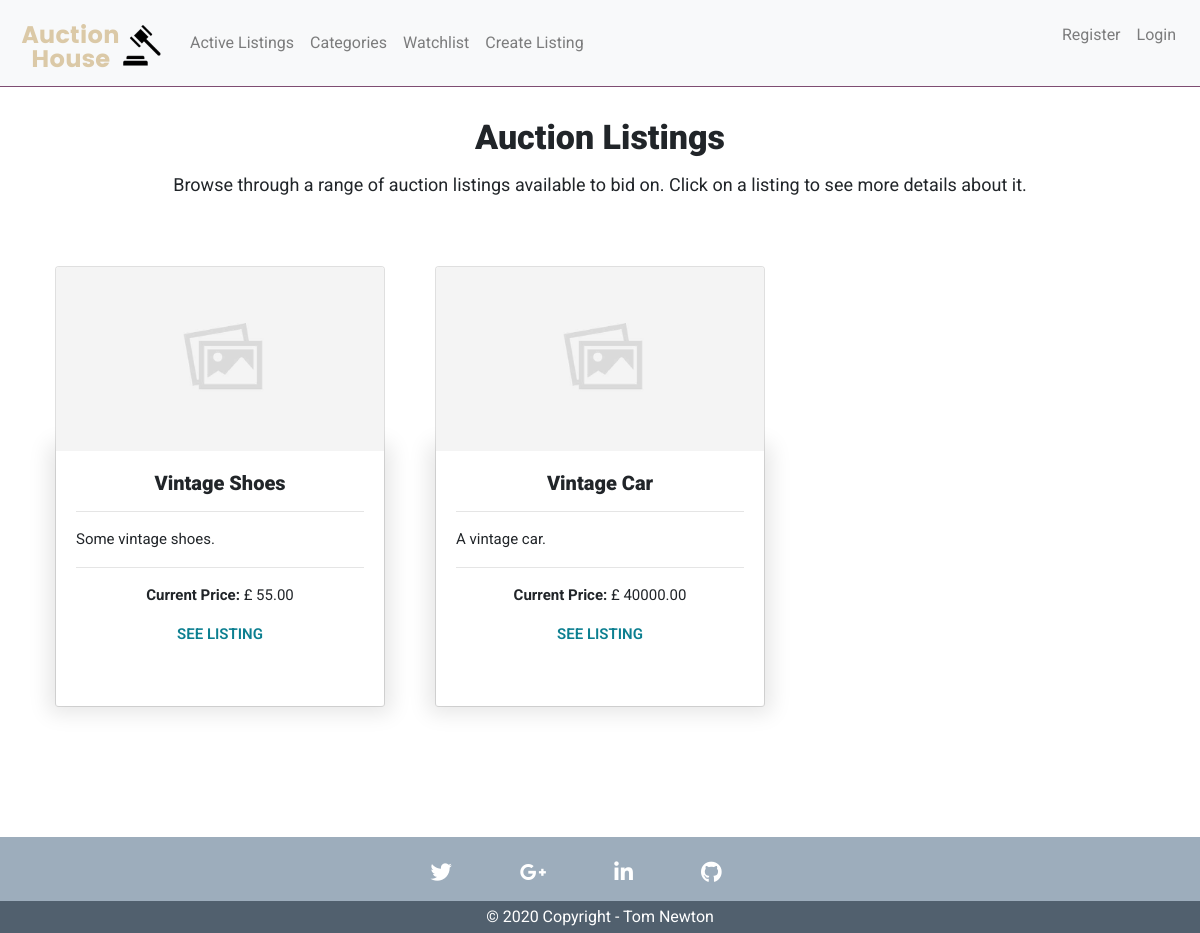
The app's page /, older data.
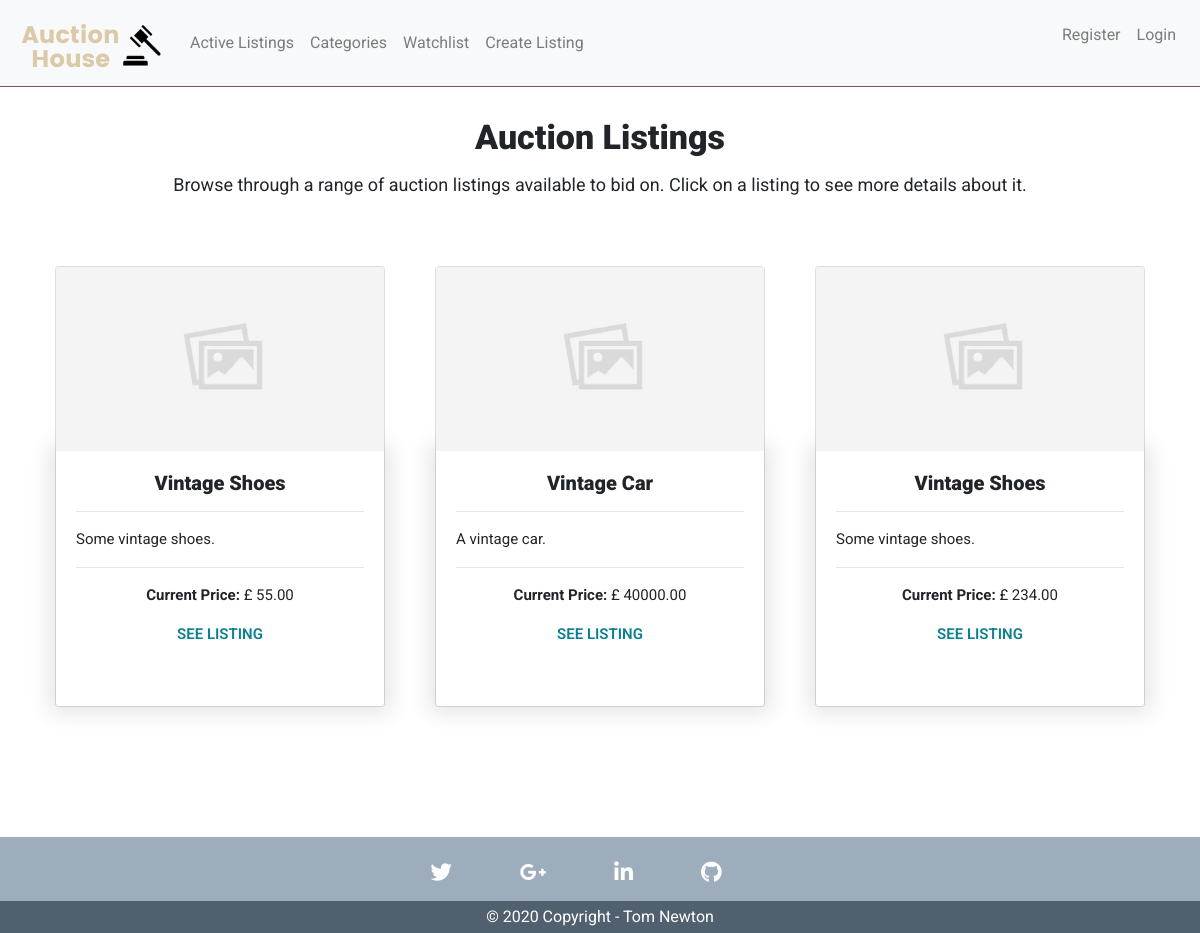
The same page, newer data.
### auctions/models.py (models this page shows, shortened)
class Auction(models.Model):
    user = models.ForeignKey(User, on_delete=models.CASCADE, default=None)
    title = models.CharField(max_length=120)
    description = models.TextField(max_length=220, null=True)
    image_url = models.URLField(max_length=600, default=None)
    category = models.CharField(max_length=120, default='uncategorised')
    price = models.DecimalField(decimal_places=2, max_digits=10000, default=None)
    date = models.DateTimeField(auto_now_add=True)
    end_date = models.DateField()
    status = models.CharField(max_length=6, default="Open")
    highest_bid = models.DecimalField(decimal_places=2, max_digits=10000, null=True, default=0)
    highest_bidder = models.CharField(max_length=200, null=True)

### auctions/views.py (the view)
# urls.py: path("", views.index, name="index"),
def index(request):
    auctions = Auction.objects.all()
    context = {
        'auctions': auctions,
    }
    return render(request, "auctions/index.html", context)

### auctions/templates/auctions/index.html (shortened to what this page needs)
{% extends "auctions/layout.html" %}
{% load static %}
{% block body %}
<section id="auction_listings">
    <div class="title">
        <h1>Auction Listings</h1>
        <p>Browse through a range of auction listings available to bid on. Click on a listing to see more details about it.</p>
    </div>
    <div class="container my-container">
        <div class="row my-row mt-5 mb-5">
            {% for auction in auctions %}
            <div class="col-md-4 col-sm-6 my-col mb-5">
                <div class="card text-center h-100">
                    <div class="embed-responsive embed-responsive-16by9">
                        <img alt="Card image cap" class="card-img-top embed-responsive-item" src="{{auction.image_url}}" onerror="this.onerror=null;this.src='{% static "auctions/images/placeholderimage.png" %}';" alt="">
                     </div>
                    <div class="card-body">
                      <h4 class="card-title">{{auction.title}}</h4>
                      <hr>
                      <p class="card-text text-justify">{{auction.description}}</p>
                      <hr>
                      <p class="card-text"><b>Current Price: </b>£
                      {% if auction.price > auction.highest_bid%}
                        {{ auction.price }}
                        {% else %}
                            {{ auction.highest_bid }}
                        {% endif %}
                        </p>
                        <a class="stretched-link" href="{% url 'listing' auction.id %}">SEE LISTING</a>
                    </div>
                </div>
            </div>
            {% endfor %}
    </div>
</section>
{% endblock %}

Row changes from the older to the newer data that the page shows:
added Auction: title "Vintage Shoes", description "Some vintage shoes.", price "234.00"
